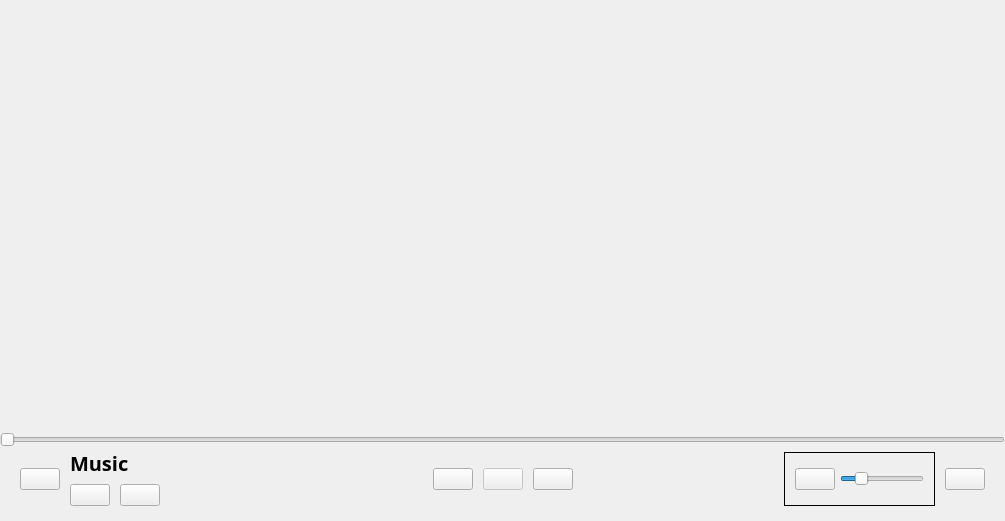
<?xml version="1.0" encoding="UTF-8"?>
<ui version="4.0">
 <class>NormalPlayer</class>
 <widget class="QWidget" name="NormalPlayer">
  <property name="geometry">
   <rect>
    <x>0</x>
    <y>0</y>
    <width>1005</width>
    <height>521</height>
   </rect>
  </property>
  <property name="windowTitle">
   <string>Form</string>
  </property>
  <layout class="QVBoxLayout" name="verticalLayout" stretch="1,0,0">
   <property name="spacing">
    <number>0</number>
   </property>
   <property name="leftMargin">
    <number>0</number>
   </property>
   <property name="topMargin">
    <number>0</number>
   </property>
   <property name="rightMargin">
    <number>0</number>
   </property>
   <property name="bottomMargin">
    <number>0</number>
   </property>
   <item>
    <widget class="QStackedWidget" name="stackedWidget">
     <property name="font">
      <font>
       <stylestrategy>PreferAntialias</stylestrategy>
      </font>
     </property>
     <widget class="QWidget" name="page"/>
     <widget class="QWidget" name="page_2"/>
    </widget>
   </item>
   <item>
    <widget class="QSlider" name="slider_control">
     <property name="enabled">
      <bool>true</bool>
     </property>
     <property name="sizePolicy">
      <sizepolicy hsizetype="Expanding" vsizetype="Preferred">
       <horstretch>0</horstretch>
       <verstretch>0</verstretch>
      </sizepolicy>
     </property>
     <property name="minimumSize">
      <size>
       <width>0</width>
       <height>0</height>
      </size>
     </property>
     <property name="styleSheet">
      <string notr="true"/>
     </property>
     <property name="minimum">
      <number>0</number>
     </property>
     <property name="maximum">
      <number>1000</number>
     </property>
     <property name="pageStep">
      <number>10</number>
     </property>
     <property name="tracking">
      <bool>true</bool>
     </property>
     <property name="orientation">
      <enum>Qt::Orientation::Horizontal</enum>
     </property>
    </widget>
   </item>
   <item>
    <widget class="QWidget" name="musicControl" native="true">
     <property name="styleSheet">
      <string notr="true"/>
     </property>
     <layout class="QHBoxLayout" name="horizontalLayout" stretch="0,0,1,0,0">
      <property name="spacing">
       <number>10</number>
      </property>
      <property name="leftMargin">
       <number>20</number>
      </property>
      <property name="topMargin">
       <number>0</number>
      </property>
      <property name="rightMargin">
       <number>20</number>
      </property>
      <property name="bottomMargin">
       <number>10</number>
      </property>
      <item>
       <widget class="QPushButton" name="musicPicture">
        <property name="font">
         <font>
          <stylestrategy>PreferAntialias</stylestrategy>
         </font>
        </property>
        <property name="cursor">
         <cursorShape>PointingHandCursor</cursorShape>
        </property>
        <property name="text">
         <string/>
        </property>
        <property name="checkable">
         <bool>false</bool>
        </property>
       </widget>
      </item>
      <item>
       <widget class="QWidget" name="connectList" native="true">
        <layout class="QVBoxLayout" name="verticalLayout_3">
         <property name="spacing">
          <number>0</number>
         </property>
         <property name="leftMargin">
          <number>0</number>
         </property>
         <property name="topMargin">
          <number>0</number>
         </property>
         <property name="rightMargin">
          <number>0</number>
         </property>
         <property name="bottomMargin">
          <number>0</number>
         </property>
         <item>
          <widget class="QLabel" name="title">
           <property name="font">
            <font>
             <family>微软雅黑 Light</family>
             <pointsize>15</pointsize>
             <bold>true</bold>
            </font>
           </property>
           <property name="text">
            <string>Music</string>
           </property>
          </widget>
         </item>
         <item>
          <widget class="QWidget" name="widget_2" native="true">
           <layout class="QHBoxLayout" name="horizontalLayout_5" stretch="0,0,0,1">
            <property name="spacing">
             <number>10</number>
            </property>
            <property name="leftMargin">
             <number>0</number>
            </property>
            <property name="topMargin">
             <number>0</number>
            </property>
            <property name="rightMargin">
             <number>0</number>
            </property>
            <property name="bottomMargin">
             <number>0</number>
            </property>
            <item>
             <widget class="QPushButton" name="like">
              <property name="cursor">
               <cursorShape>PointingHandCursor</cursorShape>
              </property>
              <property name="text">
               <string/>
              </property>
              <property name="checkable">
               <bool>true</bool>
              </property>
             </widget>
            </item>
            <item>
             <widget class="QPushButton" name="order">
              <property name="cursor">
               <cursorShape>PointingHandCursor</cursorShape>
              </property>
              <property name="styleSheet">
               <string notr="true"/>
              </property>
              <property name="text">
               <string/>
              </property>
             </widget>
            </item>
            <item>
             <widget class="QLabel" name="NormalPlayer_QLabel_time">
              <property name="font">
               <font>
                <pointsize>15</pointsize>
               </font>
              </property>
              <property name="text">
               <string/>
              </property>
             </widget>
            </item>
            <item>
             <spacer name="horizontalSpacer_2">
              <property name="orientation">
               <enum>Qt::Orientation::Horizontal</enum>
              </property>
              <property name="sizeType">
               <enum>QSizePolicy::Policy::Preferred</enum>
              </property>
              <property name="sizeHint" stdset="0">
               <size>
                <width>40</width>
                <height>20</height>
               </size>
              </property>
             </spacer>
            </item>
           </layout>
          </widget>
         </item>
        </layout>
       </widget>
      </item>
      <item>
       <widget class="QWidget" name="controls" native="true">
        <property name="styleSheet">
         <string notr="true"/>
        </property>
        <layout class="QHBoxLayout" name="horizontalLayout_2" stretch="0">
         <property name="spacing">
          <number>0</number>
         </property>
         <property name="leftMargin">
          <number>0</number>
         </property>
         <property name="topMargin">
          <number>0</number>
         </property>
         <property name="rightMargin">
          <number>0</number>
         </property>
         <property name="bottomMargin">
          <number>0</number>
         </property>
         <item>
          <widget class="QWidget" name="widget_control" native="true">
           <layout class="QHBoxLayout" name="horizontalLayout_3" stretch="0,0,0,0,0">
            <property name="spacing">
             <number>10</number>
            </property>
            <property name="leftMargin">
             <number>0</number>
            </property>
            <property name="topMargin">
             <number>0</number>
            </property>
            <property name="rightMargin">
             <number>0</number>
            </property>
            <property name="bottomMargin">
             <number>0</number>
            </property>
            <item>
             <spacer name="horizontalSpacer_3">
              <property name="orientation">
               <enum>Qt::Orientation::Horizontal</enum>
              </property>
              <property name="sizeType">
               <enum>QSizePolicy::Policy::Expanding</enum>
              </property>
              <property name="sizeHint" stdset="0">
               <size>
                <width>0</width>
                <height>0</height>
               </size>
              </property>
             </spacer>
            </item>
            <item>
             <widget class="QPushButton" name="last">
              <property name="cursor">
               <cursorShape>PointingHandCursor</cursorShape>
              </property>
              <property name="styleSheet">
               <string notr="true">QPushButton#last{
	image: url(:/MusicControls/res/playmusic-last.svg);
}
</string>
              </property>
              <property name="text">
               <string/>
              </property>
             </widget>
            </item>
            <item>
             <widget class="QPushButton" name="playControl">
              <property name="enabled">
               <bool>false</bool>
              </property>
              <property name="cursor">
               <cursorShape>PointingHandCursor</cursorShape>
              </property>
              <property name="text">
               <string/>
              </property>
              <property name="checkable">
               <bool>true</bool>
              </property>
             </widget>
            </item>
            <item>
             <widget class="QPushButton" name="next">
              <property name="cursor">
               <cursorShape>PointingHandCursor</cursorShape>
              </property>
              <property name="styleSheet">
               <string notr="true">QPushButton#next{
	image: url(:/MusicControls/res/playmusic-next.svg);
}</string>
              </property>
              <property name="text">
               <string/>
              </property>
             </widget>
            </item>
            <item>
             <spacer name="horizontalSpacer">
              <property name="orientation">
               <enum>Qt::Orientation::Horizontal</enum>
              </property>
              <property name="sizeType">
               <enum>QSizePolicy::Policy::Expanding</enum>
              </property>
              <property name="sizeHint" stdset="0">
               <size>
                <width>0</width>
                <height>0</height>
               </size>
              </property>
             </spacer>
            </item>
           </layout>
          </widget>
         </item>
        </layout>
       </widget>
      </item>
      <item>
       <widget class="QWidget" name="widget" native="true">
        <layout class="QVBoxLayout" name="verticalLayout_2" stretch="0,1,0">
         <property name="spacing">
          <number>0</number>
         </property>
         <property name="leftMargin">
          <number>0</number>
         </property>
         <property name="topMargin">
          <number>0</number>
         </property>
         <property name="rightMargin">
          <number>0</number>
         </property>
         <property name="bottomMargin">
          <number>0</number>
         </property>
         <item>
          <spacer name="verticalSpacer">
           <property name="orientation">
            <enum>Qt::Orientation::Vertical</enum>
           </property>
           <property name="sizeType">
            <enum>QSizePolicy::Policy::Fixed</enum>
           </property>
           <property name="sizeHint" stdset="0">
            <size>
             <width>20</width>
             <height>5</height>
            </size>
           </property>
          </spacer>
         </item>
         <item>
          <widget class="QFrame" name="NormalPlayer_frame_volume">
           <property name="sizePolicy">
            <sizepolicy hsizetype="Preferred" vsizetype="Preferred">
             <horstretch>0</horstretch>
             <verstretch>0</verstretch>
            </sizepolicy>
           </property>
           <property name="minimumSize">
            <size>
             <width>0</width>
             <height>0</height>
            </size>
           </property>
           <property name="maximumSize">
            <size>
             <width>16777215</width>
             <height>16777215</height>
            </size>
           </property>
           <property name="styleSheet">
            <string notr="true"/>
           </property>
           <property name="frameShape">
            <enum>QFrame::Shape::Box</enum>
           </property>
           <property name="frameShadow">
            <enum>QFrame::Shadow::Plain</enum>
           </property>
           <layout class="QHBoxLayout" name="horizontalLayout_4" stretch="0,1">
            <property name="spacing">
             <number>5</number>
            </property>
            <property name="leftMargin">
             <number>10</number>
            </property>
            <property name="topMargin">
             <number>15</number>
            </property>
            <property name="rightMargin">
             <number>10</number>
            </property>
            <property name="bottomMargin">
             <number>15</number>
            </property>
            <item>
             <widget class="QPushButton" name="mute">
              <property name="cursor">
               <cursorShape>PointingHandCursor</cursorShape>
              </property>
              <property name="styleSheet">
               <string notr="true"/>
              </property>
              <property name="text">
               <string/>
              </property>
              <property name="checkable">
               <bool>true</bool>
              </property>
             </widget>
            </item>
            <item>
             <widget class="QSlider" name="slider_volume">
              <property name="sizePolicy">
               <sizepolicy hsizetype="Preferred" vsizetype="Preferred">
                <horstretch>0</horstretch>
                <verstretch>0</verstretch>
               </sizepolicy>
              </property>
              <property name="maximum">
               <number>100</number>
              </property>
              <property name="singleStep">
               <number>1</number>
              </property>
              <property name="pageStep">
               <number>0</number>
              </property>
              <property name="value">
               <number>20</number>
              </property>
              <property name="orientation">
               <enum>Qt::Orientation::Horizontal</enum>
              </property>
             </widget>
            </item>
           </layout>
          </widget>
         </item>
         <item>
          <spacer name="verticalSpacer_2">
           <property name="orientation">
            <enum>Qt::Orientation::Vertical</enum>
           </property>
           <property name="sizeType">
            <enum>QSizePolicy::Policy::Preferred</enum>
           </property>
           <property name="sizeHint" stdset="0">
            <size>
             <width>20</width>
             <height>5</height>
            </size>
           </property>
          </spacer>
         </item>
        </layout>
       </widget>
      </item>
      <item>
       <widget class="QPushButton" name="volume">
        <property name="cursor">
         <cursorShape>PointingHandCursor</cursorShape>
        </property>
        <property name="styleSheet">
         <string notr="true">QPushButton#volume{
	image: url(:/MusicControls/res/sound.svg);
}</string>
        </property>
        <property name="text">
         <string/>
        </property>
        <property name="checkable">
         <bool>true</bool>
        </property>
       </widget>
      </item>
     </layout>
    </widget>
   </item>
  </layout>
  <zorder>musicControl</zorder>
  <zorder>slider_control</zorder>
  <zorder>stackedWidget</zorder>
 </widget>
 <resources/>
 <connections/>
</ui>
